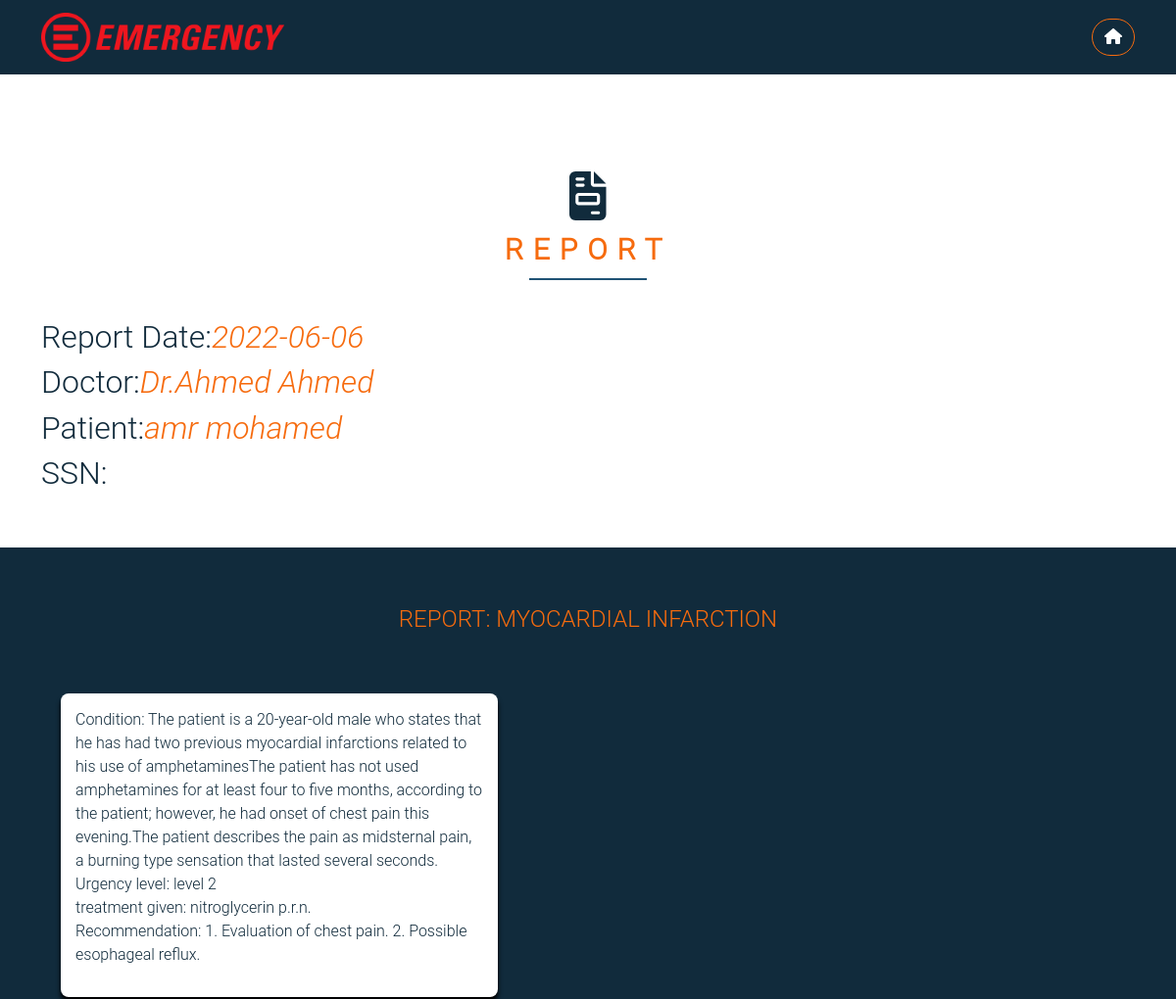
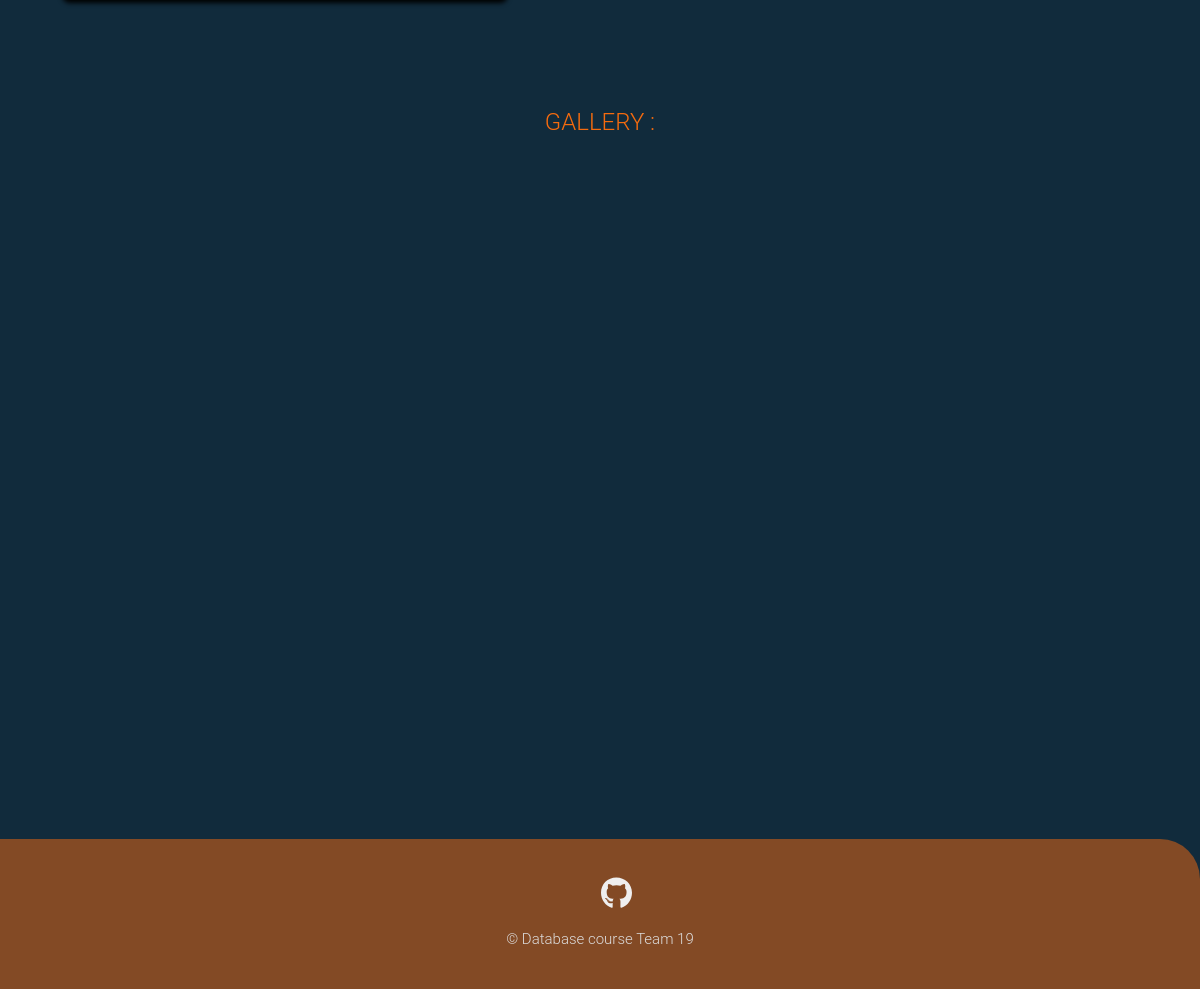
Page /report/1 (signed in) on the committed database (2 pictures, top to bottom).
### emergencydebartment/models.py (models this page shows, shortened)
class Report(db.Model):
    id = db.Column(db.Integer, primary_key=True)
    patient_id = db.Column(db.Integer, db.ForeignKey('patient.id'),nullable = False, default=99999999999999)
    doctor_id =  db.Column(db.Integer, db.ForeignKey('doctor.id'),nullable = False)
    patient_ssn = db.Column(db.Integer,nullable=False, default=99999999999999)
    date =  db.Column(db.DateTime, default = datetime.utcnow)
    title = db.Column(db.String(50),nullable = False )
    condition = db.Column(db.String(300))
    urgency = db.Column(db.String(7))
    treatment = db.Column(db.String(100))
    recommendation = db.Column(db.String(100))
    images = db.relationship('Images',  backref='Report', lazy=True, foreign_keys = 'Images.report_id')

class User(db.Model, UserMixin):
    __tablename__ = 'user_table'
    id = db.Column(db.Integer, primary_key=True)
    ssn = db.Column(db.Integer, unique=True,nullable=False)
    Fname = db.Column(db.String(20),nullable=False)
    Sname = db.Column(db.String(20))
    Lname = db.Column(db.String(20),nullable=False)
    gender = db.Column(db.String(6),nullable=False)
    phone = db.Column(db.String(11), default='Unknown')
    address = db.Column(db.String(70), default='Unknown')
    birth_date = db.Column(db.DateTime,nullable=False)
    user_role = db.Column(db.String(15), nullable=False, default='Patient')
    password = db.Column(db.String(61),nullable=False)

### emergencydebartment/routes.py (the view)
@app.route("/report/<int:report_id>")
@login_required(role = 'ANY')
def report(report_id):
    report = Report.query.get_or_404(report_id)
    patient = Patient.query.get(report.patient_id)
    if current_user.user_role == "Patient" and current_user.id != patient.id:
        abort(403)
    doctor = Doctor.query.get(report.doctor_id)
    images = report.images
    return render_template('patient_report.html', report = report, doctor=doctor, patient=patient, images=images)

### emergencydebartment/models.py (called while the page is built)
@login_manager.user_loader
def load_user(user_id):
    return User.query.get(int(user_id))

### emergencydebartment/routes.py (called while the page is built)
def login_required(role="ANY"):
    def wrapper(fn):
        @wraps(fn)
        def decorated_view(*args, **kwargs):
            if not current_user.is_authenticated:
              return login_manager.unauthorized()
            if current_user.user_role != 'Admin':
                if ((current_user.user_role != role) and (role != "ANY")):
                    return login_manager.unauthorized()
            return fn(*args, **kwargs)
        return decorated_view
    return wrapper

### emergencydebartment/templates/patient_report.html (shortened to what this page needs)
<!DOCTYPE html>
<html lang="en">
<head>
    <link rel="stylesheet" href="../static/styles/all.min.css">
    <link rel="stylesheet" href="../static/styles/bootstrap.min.css">
    <link rel="stylesheet" href="../static/styles/login.css">
    <link rel="stylesheet" href="../static/styles/table.css">
    <link rel="stylesheet" href="../static/styles/style.css">
    <link rel="stylesheet" href="../static/styles/galary.css">
    <link rel="stylesheet" href="../static/styles/box.css">
</head>
    <body>
        <nav class="navbar navbar-expand-lg sticky-top">
            <div class="container">
                <a class="navbar-brand" href="{{ url_for('home') }}">
                    <img src="../static/images/Emergency_(NGO)_logo.svg.png" alt="Emergency" height="50 px">
                </a>
                    <a href="{{ url_for('home') }}" class="log-out btn btn-primary rounded-pill main-btn ms-1"><i class="fa-solid fa-house"></i></a>
                </div>
        </nav>
        <section class="services pt-5 pb-5">
            <div class="container">
              <div class="main-title mt-5 mb-5 position-relative text-center">
                <h1 class="serv-icon mb-0">
                  <i class="fas fa-file-invoice align-items-center"></i>
                </h1>
                <p class="title ">report</p>
              </div>
                <div class="textblue">
                    <h2>Report Date:<i class="textgold">{{report.date.strftime("%Y-%m-%d")}}</i></h2>
                    <h2>Doctor:<i class="textgold">Dr.{{ doctor.Fname + " " +doctor.Lname}}</i> </h2>
                    {% if patient %}
                    <h2>Patient:<i class="textgold">{{ patient.Fname + " " + patient.Lname }}</i></h2>
                    {% else %}
                    <h2>Patient:<i class="textgold">unknown patient</i></h2>
                    {% endif %}
                    {% if report.patient_ssn != 99999999999999 %}
                    <h2>SSN:<i class="textgold">{{ report.patient_ssn }}</i></h2>
                    {% else %}
                    <h2>SSN:</h2>
                    {% endif %}
                </div>
            </div>
        </section>
        <div class="container">
            <legend class="textgold text-uppercase"> report: {{ report.title }}</legend>
            <div class="box backwhite">
                <p class="textblue">
                   Condition:                {{ report.condition }}<br>
                   Urgency level:             {{ report.urgency }}<br>
                   treatment given:           {{ report.treatment }}<br>
                   Recommendation:            {{ report.recommendation }}<br>
                </p>
            </div>
        </div>
        <section class="gallery min-vh-100">
            <div class="container-lg">
                <legend class="textgold text-uppercase"> gallery :</legend>
            </div>
        </section>
        <section class="foot">
            <footer>
                <ul class="social_icon">
                    <li><a href="#"><i class="fa-brands fa-github"></i></a></li>
                </ul>
                <p style="font-size: 15px; color: var(--gray-color)">&copy; Database course Team 19</p>
            </footer>
        </section>
    </body>
</html>

### emergencydebartment/static/styles/login.css (style rules this page uses)
:root { --blue-color: #112B3C; --orange-color:#F66B0E; --blue-off-color:#205375; --white-off-color:#EFEFEF; --gray-color:#DDDDDD; }
html, body { height: 100%; font-family: 'Roboto Light',sans-serif; background-color: var(--blue-color); }
.navbar { background-color: var(--blue-color); }
.navbar .log-out { background: none; border: solid 1px var(--orange-color); transition: 0.5s; margin-left: 10px; }
footer { position: relative; width: 100%; background-color:rgba(246, 107, 14,50%) ; height: 150px; padding: 30px 50px; display: flex; justify-content: center; align-items: center; flex-direction: column; border-top-right-radius: 40px; }
footer .social_icon, footer .mn { position:relative; display:flex; justify-content:center; align-items:center; margin:10px 0; flex-wrap: wrap; }
footer .social_icon li, footer .mn li { list-style: none; }
footer .social_icon li a { font-size: 2em; color: var(--white-off-color); margin: 0 10px; display: inline-block; transition: 0.5s; }

### emergencydebartment/static/styles/style.css (style rules this page uses)
:root { --blue-color: #112B3C; --orange-color:#F66B0E; --blue-off-color:#205375; --white-off-color:#EFEFEF; --gray-color:#DDDDDD; }
body { font-family: 'Roboto Light',sans-serif; background-color: var(--blue-color); }
.navbar { background-color: var(--blue-color); }
.textgold { color: #f66b0e; }
.services { background:white; margin-bottom: 0; }
.services .serv-icon { color: var(--blue-color); font-size: 50px; }
.services .title { text-transform: uppercase; letter-spacing: 10px; color: var(--orange-color); font-weight: bolder; font-size: 30px; }
.main-title::after { content: ""; width: 120px; height: 2px; background-color:var(--blue-off-color); position: absolute; bottom: -10px; left: 50%; transform: translateX(-50%) translateY(-50%); }
legend { margin-top: 5%; color: white; text-align: center; }
footer { position: relative; margin-top: 500px; width: 100%; background-color: rgba(246, 107, 14,50%); height: 150px; padding: 30px 50px; display: flex; justify-content: center; align-items: center; flex-direction: column; }
footer .social_icon, footer .mn { position:relative; display:flex; justify-content:center; align-items:center; margin:10px 0; flex-wrap: wrap; }
footer .social_icon li, footer .mn li { list-style: none; }
footer .social_icon li a { font-size: 2em; color: var(--white-off-color); margin: 0 10px; display: inline-block; transition: 0.5s; }
.textblue { color: #112B3C; }

### emergencydebartment/static/styles/galary.css (style rules this page uses)
img { max-width: 100%; }
.gallery { padding: 80px 0; }

### emergencydebartment/static/styles/box.css (style rules this page uses)
.box { width: 40%; height: 40%; float: left; margin: 50px 20px; background-color: #fff; padding: 15px; border-radius: 8px; box-shadow: 0 5px 5px rgb(0, 0,0.15); }

### rows in the picture
Report: date "2022-06-06", title "MYOCARDIAL INFARCTION", condition "The patient is a 20-year-old male who states that he has had two previous myocardial infarctions related to his use of amphetaminesThe patient has not used amphetamines for at least four to five months, according to the patient; however, he had onset of chest pain this evening.The patient describes the pain as midsternal pain, a burning type sensation that lasted several seconds.", urgency "level 2", treatment "nitroglycerin p.r.n.", recommendation "1. Evaluation of chest pain. 2. Possible esophageal reflux."
User: Fname+Lname "Ahmed Ahmed"
User: Fname+Lname "amr mohamed"
